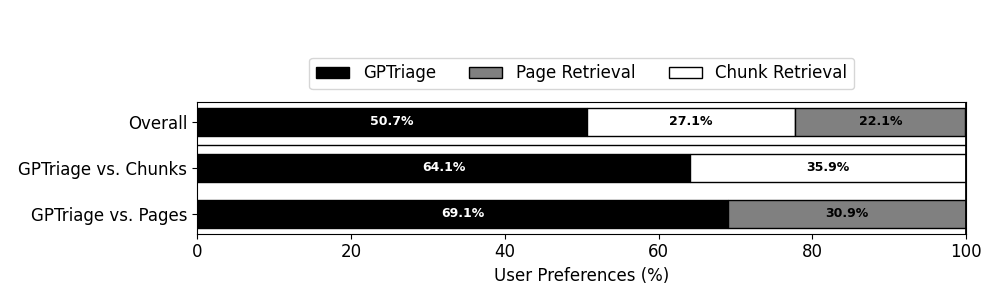

The script that saved this image:
import matplotlib.pyplot as plt
import matplotlib
import numpy as np

matplotlib.rcParams.update({'font.size': 14})

# Data
labels = ['GPTriage vs. Page Retrieval vs. Chunk Retrieval', 
          'GPTriage vs. Chunk Retrieval',
          'GPTriage vs. Page Retrieval']

system_names = ['GPTriage', 'Chunk Retrieval', 'Page Retrieval']

scores = [
    [50.7, 27.1, 22.1],
    [64.1, 35.9],
    [69.1, 30.9],
]

labels = labels[::-1]
scores = scores[::-1]

color_mapping = {
    'GPTriage': 'black',
    'Page Retrieval': 'gray',
    'Chunk Retrieval': 'white'
}

# Corresponding text colors
text_color_mapping = {
    'black': 'white',
    'gray': 'black',
    'white': 'black'
}


# New labels for the y-axis
new_labels = ["GPTriage vs. Pages", "GPTriage vs. Chunks", "Overall"]

# Create the figure and the line that we will use to separate the scores with reduced spacing between bars
fig, ax = plt.subplots(figsize=(10, 3))

ax.axhline(y=1.5, color='black', linewidth=1)
ax.axvline(x=100, color='black', linewidth=2)

# To keep track of which labels have been added to the legend
legend_added = []

# Plot each bar, add text, and create legend with thinner bars and reduced padding
for i, (label, score) in enumerate(zip(new_labels, scores)):
    left = 0
    
    # Determine which systems are being compared for each label
    systems_in_label = [sys for sys in system_names if sys in labels[i]]
    
    for sys_name in systems_in_label:
        s = score[systems_in_label.index(sys_name)]
        color = color_mapping[sys_name]
        text_color = text_color_mapping[color]
        
        # Ensure that the legend only contains unique labels
        if sys_name not in legend_added:
            bar = ax.barh(i, s, left=left, height=0.6, align='center', edgecolor='black', color=color, label=sys_name)
            legend_added.append(sys_name)
        else:
            bar = ax.barh(i, s, left=left, height=0.6, align='center', edgecolor='black', color=color)
        
        # Calculate the position for the text
        text_x = left + s/2
        text_y = i
        
        # Add the percentage text
        ax.text(text_x, text_y, f"{s:.1f}%", ha='center', va='center', color=text_color, fontsize=9, fontweight='bold')
        
        left += s

# Remove the y ticks and grid
ax.set_yticks(np.arange(len(new_labels)))
ax.set_yticklabels(new_labels)
ax.grid(False)

# Set the x limits and label
ax.set_xlim(0, 100)
ax.set_xlabel('User Preferences (%)')

# Position the legend outside the plot area to avoid obscuring data
ax.legend(loc='upper center', bbox_to_anchor=(0.5, 1.4), ncol=3)

# Adjust layout to make space for the legend
plt.tight_layout()
plt.savefig("preferences.pdf")